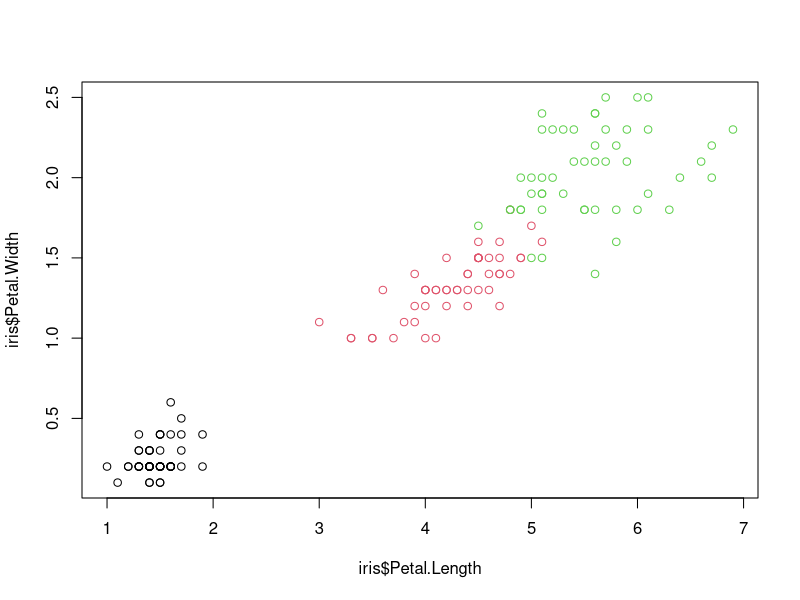
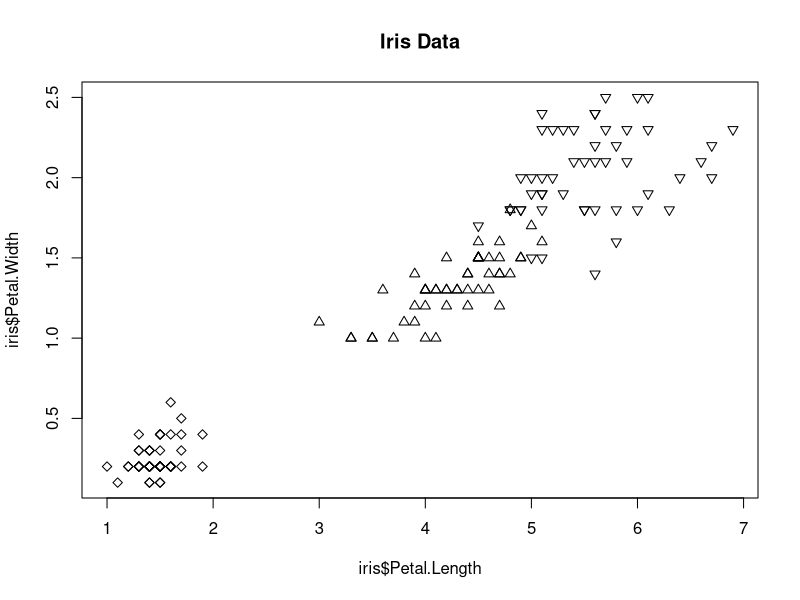
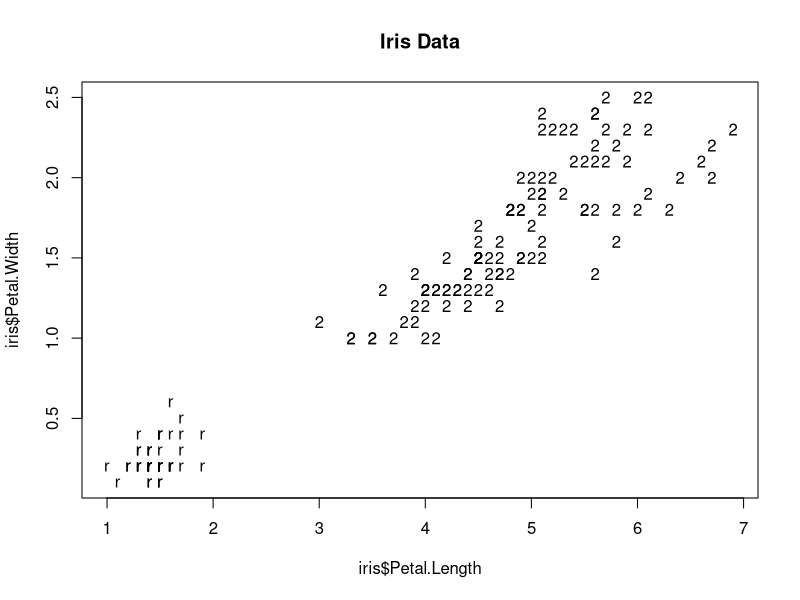
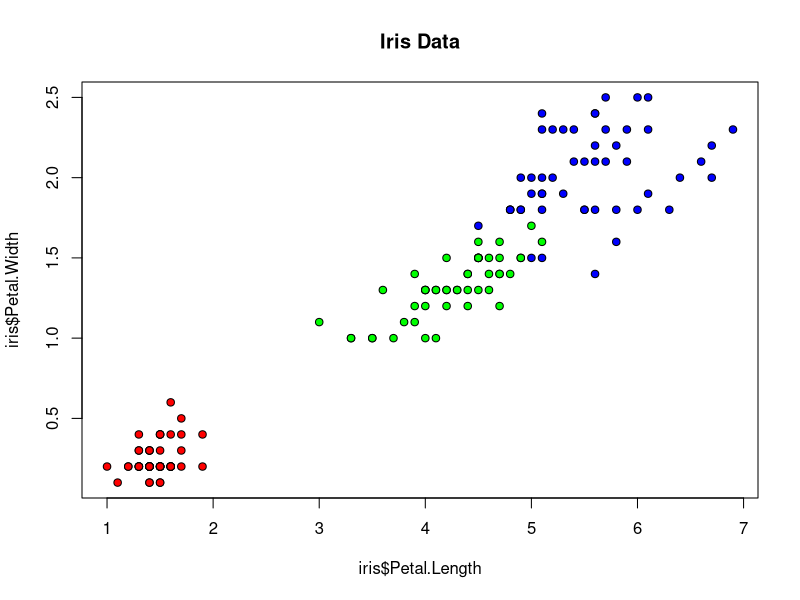
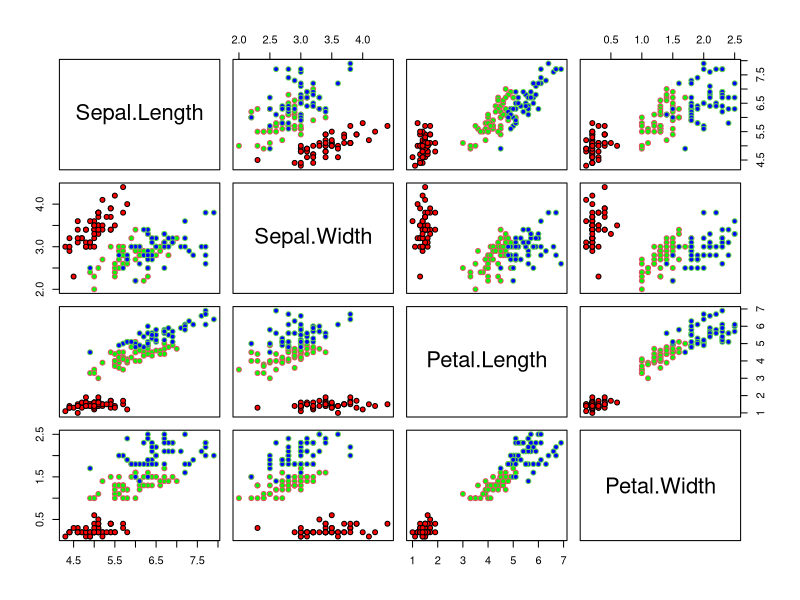

These charts were generated, in order, by the following R code:
data()
data(iris)
head(iris)
summary(iris)
str(iris)
plot(x=iris$Petal.Length,y=iris$Petal.Width, col=iris$Species)
plot(iris$Petal.Length,iris$Petal.Width, pch=c(23,24,25)[unclass(iris$Species)],main="Iris Data")
plot(iris$Petal.Length,iris$Petal.Width, pch=c("red",24,25)[unclass(iris$Species)],main="Iris Data")
plot(iris$Petal.Length,iris$Petal.Width, pch=21, bg=c("red","green","blue")[unclass(iris$Species)],main="Iris Data")
pairs(iris[1:4], col=iris$Species,pch=21, bg=c("red","green","blue")[unclass(iris$Species)])